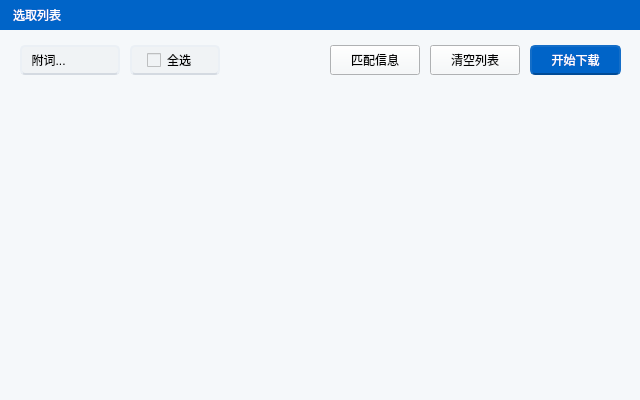
<?xml version="1.0" encoding="UTF-8"?>
<ui version="4.0">
 <class>workWidget_list_Class</class>
 <widget class="QWidget" name="workWidget_list_Class">
  <property name="geometry">
   <rect>
    <x>0</x>
    <y>0</y>
    <width>640</width>
    <height>400</height>
   </rect>
  </property>
  <property name="windowTitle">
   <string>Form</string>
  </property>
  <property name="styleSheet">
   <string notr="true">background-color: #f5f8fa;
font: 10pt &quot;微软雅黑&quot;;</string>
  </property>
  <widget class="QLabel" name="text_title">
   <property name="geometry">
    <rect>
     <x>0</x>
     <y>0</y>
     <width>640</width>
     <height>30</height>
    </rect>
   </property>
   <property name="styleSheet">
    <string notr="true">color: #ffffff;
background-color: #0064c8;
padding: 0px 0px 0px 10px;
font: 11pt &quot;微软雅黑&quot;;</string>
   </property>
   <property name="text">
    <string>选取列表</string>
   </property>
  </widget>
  <widget class="QScrollArea" name="songListTable">
   <property name="geometry">
    <rect>
     <x>10</x>
     <y>89</y>
     <width>620</width>
     <height>311</height>
    </rect>
   </property>
   <property name="styleSheet">
    <string notr="true">QScrollArea
{
	background-color: #fafafa;
	border-width: 0px;
	border-style: none;
}
QScrollBar:vertical
{
    background: #fafafa;
    padding: 12px 3px 12px 3px;
}
QScrollBar::handle:vertical
{
    background: #c0c5c8;
    border-radius: 2px; 
}
QScrollBar::handle:vertical:hover
{
    background: #acb1b4; 
}
QScrollBar::add-line:vertical
{
	height:12px;
	width:12px;
    border-image:url(:/icons/drop-arrow-down);
    subcontrol-position:bottom;
}
QScrollBar::sub-line:vertical
{
    height:12px;
	width:12px;
    image:url(:/icons/drop-arrow-up);
    subcontrol-position:top;
}</string>
   </property>
   <property name="lineWidth">
    <number>0</number>
   </property>
   <property name="horizontalScrollBarPolicy">
    <enum>Qt::ScrollBarAlwaysOff</enum>
   </property>
   <property name="widgetResizable">
    <bool>true</bool>
   </property>
   <property name="alignment">
    <set>Qt::AlignLeading|Qt::AlignLeft|Qt::AlignTop</set>
   </property>
   <widget class="QWidget" name="scrollAreaWidgetContents">
    <property name="geometry">
     <rect>
      <x>0</x>
      <y>0</y>
      <width>620</width>
      <height>311</height>
     </rect>
    </property>
   </widget>
  </widget>
  <widget class="QPushButton" name="btn_startDownload">
   <property name="enabled">
    <bool>true</bool>
   </property>
   <property name="geometry">
    <rect>
     <x>530</x>
     <y>45</y>
     <width>91</width>
     <height>30</height>
    </rect>
   </property>
   <property name="styleSheet">
    <string notr="true">QPushButton 
{
	color: #ffffff;
	background-color: #0064c8;
	border-width: 2px;
	border-color: #146ec8;
	border-bottom-color: #004b96;
	border-style: solid;
	border-radius: 5px;
}

QPushButton:disabled 
{
	background-color: #c8c8c8;
	border-color: #c8c8c8;
}

QPushButton:hover
{
	background-color: #146ec8;
	border-width: 2px;
	border-color: #2778c8;
	border-bottom-color: #004b96;
	border-style: solid;
	border-radius: 5px;
}

QPushButton:pressed 
{
	background-color: #2778c8;
	border-color: #2778c8;
	border-bottom-color: #0064c8;
}</string>
   </property>
   <property name="text">
    <string>开始下载</string>
   </property>
  </widget>
  <widget class="QPushButton" name="btn_clearTable">
   <property name="enabled">
    <bool>true</bool>
   </property>
   <property name="geometry">
    <rect>
     <x>430</x>
     <y>45</y>
     <width>90</width>
     <height>30</height>
    </rect>
   </property>
   <property name="styleSheet">
    <string notr="true">QPushButton 
{
	color: #000000;
	background-color: #f0f3f5;
	border-width: 2px;
	border-color: #ebf0f5;
	border-bottom-color: #d4dae1;
	border-style: solid;
	border-radius: 5px;
}

QPushButton:disabled 
{
	background-color: #f0f0f0;
	border-color:  #f0f0f0;
}

QPushButton:hover
{
	background-color: #e7ebf0;
	border-width: 2px;
	border-color: #e2e7eb;
	border-bottom-color: #cacdd2;
	border-style: solid;
	border-radius: 5px;
}

QPushButton:pressed 
{
	background-color: #ebf0f5;
	border-color: #ebf0f5;
	border-bottom-color: #dce4eb;
}r</string>
   </property>
   <property name="text">
    <string>清空列表</string>
   </property>
  </widget>
  <widget class="QCheckBox" name="checkBox_chooseAll">
   <property name="enabled">
    <bool>true</bool>
   </property>
   <property name="geometry">
    <rect>
     <x>130</x>
     <y>45</y>
     <width>90</width>
     <height>30</height>
    </rect>
   </property>
   <property name="autoFillBackground">
    <bool>false</bool>
   </property>
   <property name="styleSheet">
    <string notr="true">QCheckBox
{
	color: #000000;
	background-color: #f0f3f5;
	border-width: 2px;
	border-color: #ebf0f5;
	border-bottom-color: #d4dae1;
	border-style: solid;
	border-radius: 5px;
}
QCheckBox::indicator 
{ 
	left: 15px;
    width: 14px;
    height: 14px;
}
QCheckBox::indicator:enabled:unchecked 
{ 
	image: url(:/icons/checkbox-enabled-unchecked);
}
QCheckBox::indicator:enabled:unchecked:hover
{ 
	image: url(:/icons/checkbox-enabled-unchecked-hover);
}
QCheckBox::indicator:enabled:checked:hover
{ 
	image: url(:/icons/checkbox-enabled-checked-hover);
}
QCheckBox::indicator:enabled:checked 
{ 
	image: url(:/icons/checkbox-enabled-checked);
}
QCheckBox::indicator:disabled:unchecked 
{ 
	image: url(:/icons/checkbox-disabled-unchecked);
}
QCheckBox::indicator:disabled:checked 
{ 
	image: url(:/icons/checkbox-disabled-checked);
}
</string>
   </property>
   <property name="text">
    <string>全选</string>
   </property>
   <property name="checked">
    <bool>false</bool>
   </property>
   <property name="tristate">
    <bool>false</bool>
   </property>
  </widget>
  <widget class="QPushButton" name="btn_getSongInfo">
   <property name="enabled">
    <bool>true</bool>
   </property>
   <property name="geometry">
    <rect>
     <x>330</x>
     <y>45</y>
     <width>90</width>
     <height>30</height>
    </rect>
   </property>
   <property name="styleSheet">
    <string notr="true">QPushButton 
{
	color: #000000;
	background-color: #f0f3f5;
	border-width: 2px;
	border-color: #ebf0f5;
	border-bottom-color: #d4dae1;
	border-style: solid;
	border-radius: 5px;
}

QPushButton:disabled 
{
	background-color: #f0f0f0;
	border-color:  #f0f0f0;
}

QPushButton:hover
{
	background-color: #e7ebf0;
	border-width: 2px;
	border-color: #e2e7eb;
	border-bottom-color: #cacdd2;
	border-style: solid;
	border-radius: 5px;
}

QPushButton:pressed 
{
	background-color: #ebf0f5;
	border-color: #ebf0f5;
	border-bottom-color: #dce4eb;
}r</string>
   </property>
   <property name="text">
    <string>匹配信息</string>
   </property>
  </widget>
  <widget class="QComboBox" name="comboBox_lyrics">
   <property name="geometry">
    <rect>
     <x>20</x>
     <y>45</y>
     <width>100</width>
     <height>30</height>
    </rect>
   </property>
   <property name="styleSheet">
    <string notr="true">QComboBox
{
	color: #000000;
	background-color: #f0f3f5;
	border-width: 2px;
	border-color: #ebf0f5;
	border-bottom-color: #d4dae1;
	border-style: solid;
	border-radius: 5px;
}
QComboBox::drop-down
{
	subcontrol-origin: padding;
	subcontrol-position: top right;
	width: 0px;
	border: none;
}
QComboBox::down-arrow
{
	padding: 0px 32px 0px 0px;
	image: url(:/icons/drop-arrow-down);
}
QComboBox::down-arrow:on
{
	image: url(:/icons/drop-arrow-up);
}
QComboBox QAbstractItemView
{
	background-color: #fafafa;
	border-width: 2px;
	border-color: #c0c5c8;
	border-style: solid;
	border-radius: 5px;
	outline: 0px;
}
QComboBox QAbstractItemView::item
{
	color: #000000;
	background-color: #fafafa;
}
QComboBox QAbstractItemView::item:hover
{
	background-color: #ebf2f5;
}</string>
   </property>
   <item>
    <property name="text">
     <string>  附词...</string>
    </property>
   </item>
   <item>
    <property name="text">
     <string>  附原文词</string>
    </property>
   </item>
   <item>
    <property name="text">
     <string>  附译文词</string>
    </property>
   </item>
   <item>
    <property name="text">
     <string>  附罗马音</string>
    </property>
   </item>
   <item>
    <property name="text">
     <string>  附全部</string>
    </property>
   </item>
  </widget>
 </widget>
 <resources>
  <include location="LUD.qrc"/>
 </resources>
 <connections/>
</ui>
